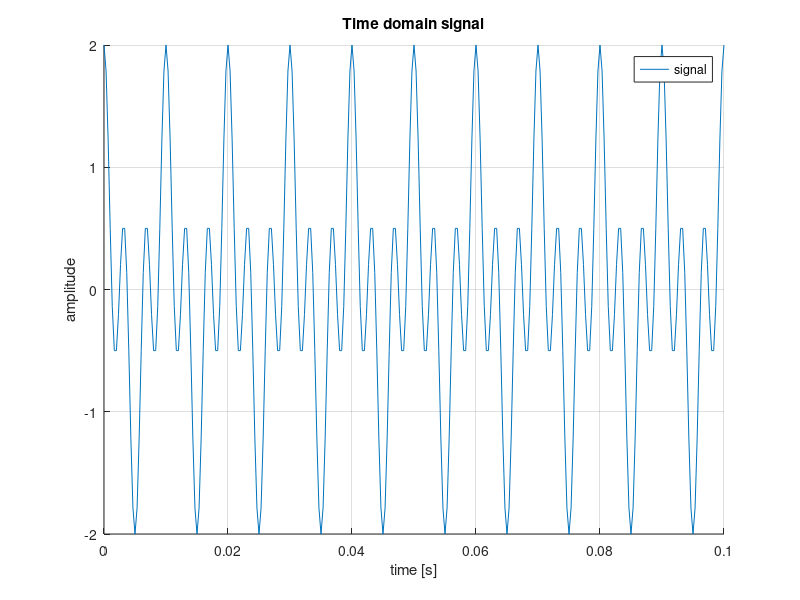
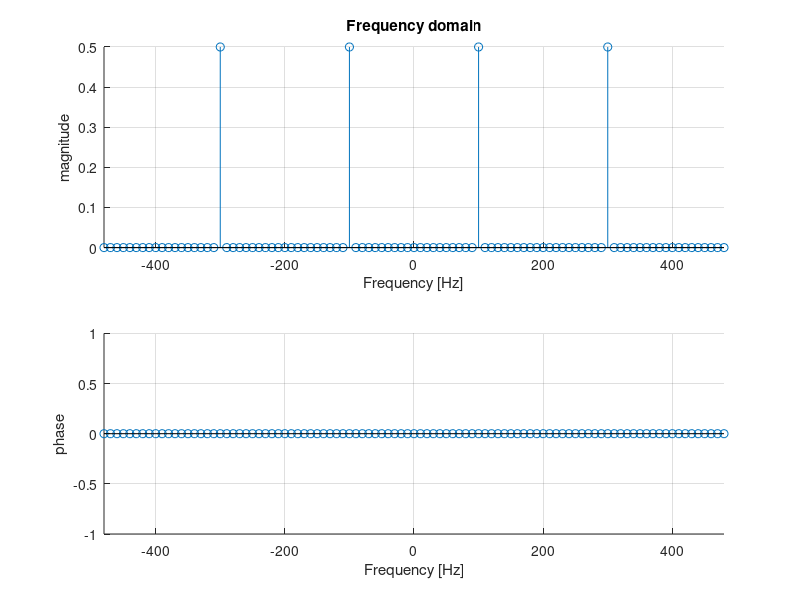

MATLAB code to generate these figures, in order: (Note: this script raises an error after producing the figures.)
%-------------------------------------------------------------------------
% File        : fft_test.m
% Author      : Michael Wurm <wurm.michael95@gmail.com>
% Description : Learn about FFT ('perfect' resolution)
%-------------------------------------------------------------------------

%% Prepare environment
clear;
close all;
clc;

%=========================================================================
%% Settings

% Simulation Options

% Common
osr = 10;
fs  = 300*osr;

n_sec = 0.1;
tn    = (0:1:fs*n_sec).';


%=========================================================================
%% Signal

fmax = 400;

if false
    phi = 30 * pi/180;
    sig1 = 10 * sin(2*pi*100/fs*tn + phi);
    sig2 =  1 * sin(2*pi*200/fs*tn + phi);
    sig3 =  4 * sin(2*pi*400/fs*tn + phi);
    
    signal = sig1 + sig2 + sig3;
else
    sig1 = cos(2*pi*100/fs*tn);

    % Create double freq and "low pass filter by removing the DC content"
    signal = sig1 .* sig1 * 2 - 1;   
    
    signal = signal .* sig1 * 2; % create triple freq
    % TODO: need to HP filter and other delay signals to align
end

%=========================================================================
%% FFT

% Calculations
Nfft      = length(tn)-1;
%Nfft      = 2^(nextpow2(Nfft)-1);
fft_freqs = (-Nfft/2:Nfft/2-1)/(Nfft/fs);

fft_signal_mag = fftshift(fft(signal,Nfft))/Nfft;

% corect 'zero' values
tol_zero = 1e-6;
fft_signal_mag(abs(fft_signal_mag) < tol_zero) = 0;

fft_signal_phase = angle(fft_signal_mag)*180/pi;
fft_signal_phase(abs(fft_signal_phase) < tol_zero) = 0;

%=========================================================================
%% Plots

%-------------------------------------------------------------------------
fig_title = 'Time domain signal';
fig_time_tx = figure('Name',fig_title);
hold on;
plot(tn/fs, signal, 'DisplayName', 'signal');
grid on;
title(fig_title);
xlabel('time [s]');
ylabel('amplitude');
legend();

%-------------------------------------------------------------------------
fig_title = 'Frequency domain';
fig_freq = figure('Name',fig_title);
sp1 = subplot(2,1,1);
hold on;
h0 = stem(fft_freqs, abs(fft_signal_mag), 'DisplayName', 'magnitude');
grid on;
xlim([-fmax*1.2,fmax*1.2]);
title(fig_title);
xlabel('Frequency [Hz]');
ylabel('magnitude');

sp2 = subplot(2,1,2);
hold on;
h1 = stem(fft_freqs, fft_signal_phase, 'DisplayName', 'phase');
grid on;
xlim([-fmax*1.2,fmax*1.2]);
xlabel('Frequency [Hz]');
ylabel('phase');
linkaxes([sp1,sp2],'x')

%=========================================================================
%% Arrange all plots on the display

if ~isRunningInOctave()
    autoArrangeFigures(2,2,2);
end

disp('Done.');
